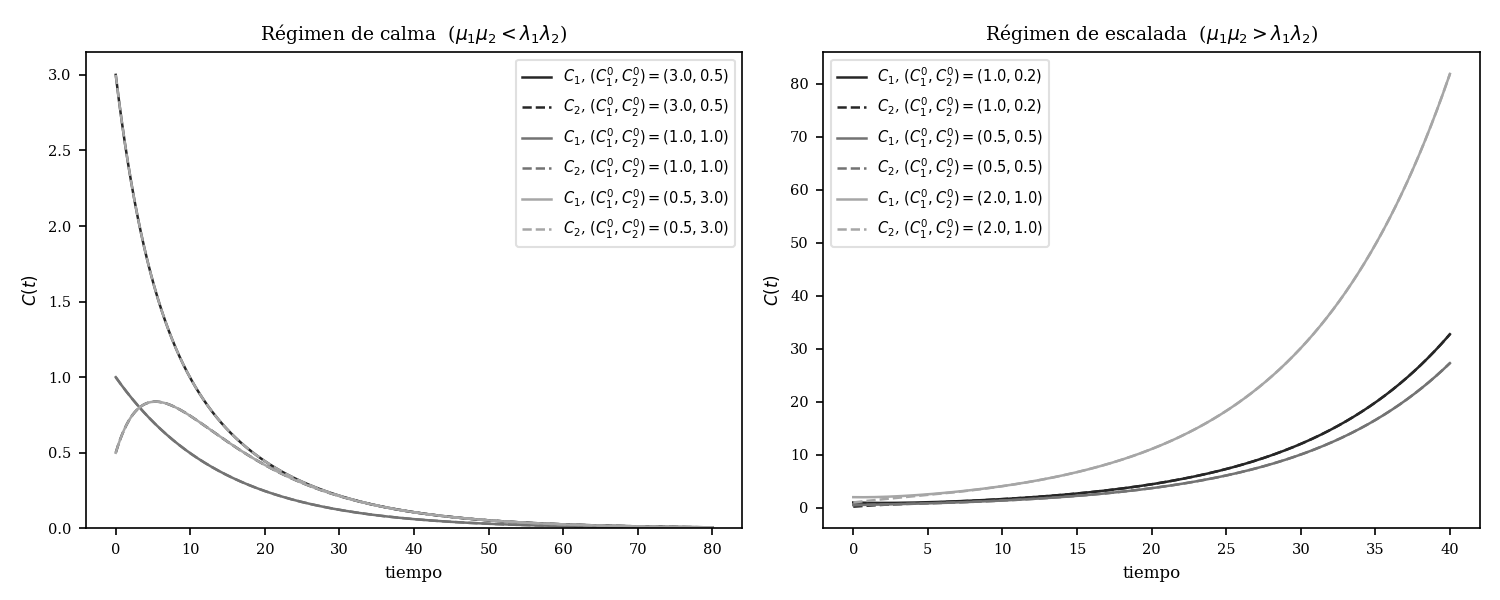

Reproduce this figure in Python.
"""
Sistema lineal de cabreo acoplado entre dos personas.

    dC1/dt = -lambda1 * C1 + mu1 * C2
    dC2/dt = -lambda2 * C2 + mu2 * C1

El signo de Delta = lambda1*lambda2 - mu1*mu2 determina el régimen:
    Delta > 0  =>  calma (ambos -> 0)
    Delta < 0  =>  escalada (crecimiento exponencial)
"""

import numpy as np
import matplotlib.pyplot as plt
from scipy.integrate import solve_ivp

# ── Fuente serif ──────────────────────────────────────────────────────────────
plt.rcParams.update({
    "font.family": "serif",
    "font.size": 9,
    "axes.titlesize": 9,
    "axes.labelsize": 8,
    "legend.fontsize": 7,
    "xtick.labelsize": 7,
    "ytick.labelsize": 7,
})

# ── Parámetros de estilo ──────────────────────────────────────────────────────
GRISES = ["0.15", "0.45", "0.65"]   # uno por trayectoria

# ── Parámetros de cada régimen ────────────────────────────────────────────────
CALMA = dict(
    lambda1=0.15, lambda2=0.15, mu1=0.08, mu2=0.08,
    t_fin=80,
    condiciones=[(3.0, 0.5), (1.0, 1.0), (0.5, 3.0)],
    titulo="Régimen de calma  ($\\mu_1\\mu_2 < \\lambda_1\\lambda_2$)",
    ylim_cero=True,
)

ESCALADA = dict(
    lambda1=0.15, lambda2=0.15, mu1=0.25, mu2=0.25,
    t_fin=40,
    condiciones=[(1.0, 0.2), (0.5, 0.5), (2.0, 1.0)],
    titulo="Régimen de escalada  ($\\mu_1\\mu_2 > \\lambda_1\\lambda_2$)",
    ylim_cero=False,
)


# ── Sistema de EDOs ───────────────────────────────────────────────────────────
def sistema(t, y, lambda1, lambda2, mu1, mu2):
    C1, C2 = y
    dC1 = -lambda1 * C1 + mu1 * C2
    dC2 = -lambda2 * C2 + mu2 * C1
    return [dC1, dC2]


# ── Integración y dibujo de un régimen en un eje dado ─────────────────────────
def dibujar_regimen(ax, regimen):
    p = regimen
    t_eval = np.linspace(0, p["t_fin"], 2000)

    for (C1_0, C2_0), gris in zip(p["condiciones"], GRISES):
        sol = solve_ivp(
            sistema,
            t_span=(0, p["t_fin"]),
            y0=[C1_0, C2_0],
            t_eval=t_eval,
            args=(p["lambda1"], p["lambda2"], p["mu1"], p["mu2"]),
            method="RK45",
            rtol=1e-9,
            atol=1e-11,
        )
        etiqueta = f"$C_1$, $(C_1^0,C_2^0)=({C1_0},{C2_0})$"
        ax.plot(sol.t, sol.y[0], color=gris, ls="-",  lw=1.2, label=etiqueta)
        etiqueta2 = f"$C_2$, $(C_1^0,C_2^0)=({C1_0},{C2_0})$"
        ax.plot(sol.t, sol.y[1], color=gris, ls="--", lw=1.2, label=etiqueta2)

    ax.set_title(p["titulo"])
    ax.set_xlabel("tiempo")
    ax.set_ylabel("$C(t)$")
    ax.legend(loc="best", framealpha=0.6)

    if p["ylim_cero"]:
        ax.set_ylim(bottom=0)


# ── Main ──────────────────────────────────────────────────────────────────────
def main():
    fig, (ax_calma, ax_escalada) = plt.subplots(1, 2, figsize=(10, 4))

    dibujar_regimen(ax_calma,    CALMA)
    dibujar_regimen(ax_escalada, ESCALADA)

    plt.tight_layout()

    fig.savefig("acoplamiento_lineal.pdf", dpi=300)
    fig.savefig("acoplamiento_lineal.png", dpi=150)
    print("Guardado: acoplamiento_lineal.pdf  y  acoplamiento_lineal.png")


if __name__ == "__main__":
    main()
